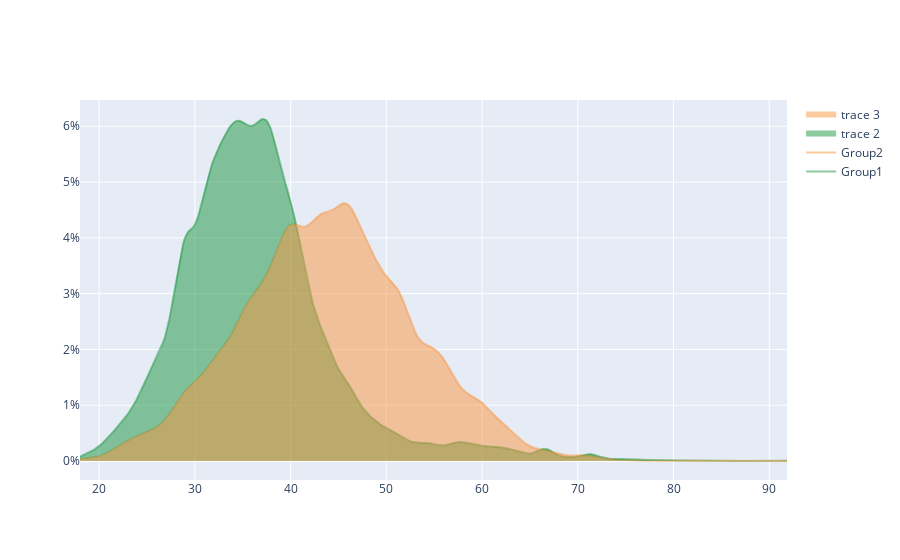

Notebook cell for this chart:
### Markdown cell above
## Numerical Values

### Code cell
x_value = list(df.loc[df['Exited']==0,'Age'])
x_value2 = list(df.loc[df['Exited']==1,'Age'])

fig = ff.create_distplot([x_value,x_value2], ['Group1','Group2'],
                         show_hist=False, show_rug=False,
                         colors=['rgba(26,150,65,0.5)','rgba(250,150,65,0.5)'])

y1 = fig.data[0].y
x1 = fig.data[0].x
y2 = fig.data[1].y
x2 = fig.data[1].x

fig.add_scatter(x=x1, y=y1,fill='tozeroy', mode='none', fillcolor='rgba(26,150,65,0.5)')
fig.add_scatter(x=x2, y=y2,fill='tozeroy', mode='none', fillcolor='rgba(250,150,65,0.5)')

fig.update_yaxes(
    tickformat='.0%'
)

fig.show()

### Figure 1 — Plotly figure (JSON) as saved in the notebook; plotly's stock layout.template omitted (floating-point values rounded to 4 significant figures; data arrays with more than 128 entries replaced by an {"elided": "..."} marker saying what was removed)
{"data": [{"legendgroup": "Group1", "marker": {"color": "rgba(26,150,65,0.5)"}, "mode": "lines", "name": "Group1", "showlegend": true, "type": "scatter", "x": {"elided": "500 float values"}, "xaxis": "x", "y": {"elided": "500 float values"}, "yaxis": "y"}, {"legendgroup": "Group2", "marker": {"color": "rgba(250,150,65,0.5)"}, "mode": "lines", "name": "Group2", "showlegend": true, "type": "scatter", "x": {"elided": "500 float values"}, "xaxis": "x", "y": {"elided": "500 float values"}, "yaxis": "y"}, {"fill": "tozeroy", "fillcolor": "rgba(26,150,65,0.5)", "mode": "none", "type": "scatter", "x": {"elided": "500 float values"}, "y": {"elided": "500 float values"}}, {"fill": "tozeroy", "fillcolor": "rgba(250,150,65,0.5)", "mode": "none", "type": "scatter", "x": {"elided": "500 float values"}, "y": {"elided": "500 float values"}}], "layout": {"barmode": "overlay", "hovermode": "closest", "legend": {"traceorder": "reversed"}, "xaxis": {"anchor": "y2", "domain": [0, 1], "zeroline": false}, "yaxis": {"anchor": "free", "domain": [0, 1], "position": 0, "tickformat": ".0%"}}}
